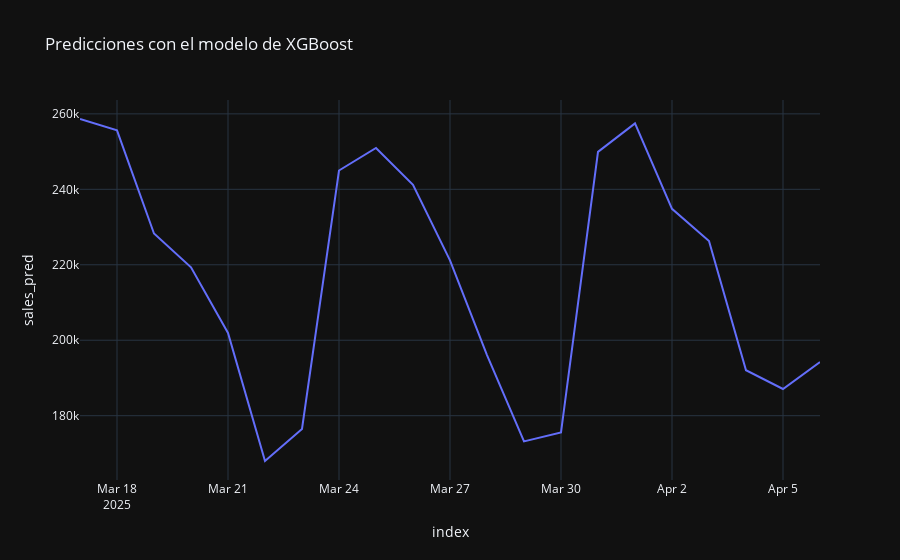

The notebook cell saved with this chart:
### Code cell
fig = px.line(future_w_feature_sales, x=future_w_feature_sales.index, y ='sales_pred', template='plotly_dark', title='Predicciones con el modelo de XGBoost')
fig.show()

### Figure 1 — Plotly figure (JSON) as saved in the notebook; plotly's stock layout.template omitted (floating-point values rounded to 4 significant figures)
{"data": [{"hovertemplate": "index=%{x}<br>sales_pred=%{y}<extra></extra>", "legendgroup": "", "line": {"color": "#636efa", "dash": "solid"}, "marker": {"symbol": "circle"}, "mode": "lines", "name": "", "orientation": "v", "showlegend": false, "type": "scatter", "x": ["2025-03-17T00:00:00", "2025-03-18T00:00:00", "2025-03-19T00:00:00", "2025-03-20T00:00:00", "2025-03-21T00:00:00", "2025-03-22T00:00:00", "2025-03-23T00:00:00", "2025-03-24T00:00:00", "2025-03-25T00:00:00", "2025-03-26T00:00:00", "2025-03-27T00:00:00", "2025-03-28T00:00:00", "2025-03-29T00:00:00", "2025-03-30T00:00:00", "2025-03-31T00:00:00", "2025-04-01T00:00:00", "2025-04-02T00:00:00", "2025-04-03T00:00:00", "2025-04-04T00:00:00", "2025-04-05T00:00:00", "2025-04-06T00:00:00"], "xaxis": "x", "y": [258600.0, 255600.0, 228300.0, 219300.0, 201900.0, 168000.0, 176500.0, 245000.0, 251000.0, 241200.0, 221200.0, 196100.0, 173200.0, 175600.0, 249900.0, 257500.0, 234800.0, 226300.0, 192043, 187100.0, 194200.0], "yaxis": "y"}], "layout": {"legend": {"tracegroupgap": 0}, "title": {"text": "Predicciones con el modelo de XGBoost"}, "xaxis": {"anchor": "y", "domain": [0, 1], "title": {"text": "index"}}, "yaxis": {"anchor": "x", "domain": [0, 1], "title": {"text": "sales_pred"}}}}
